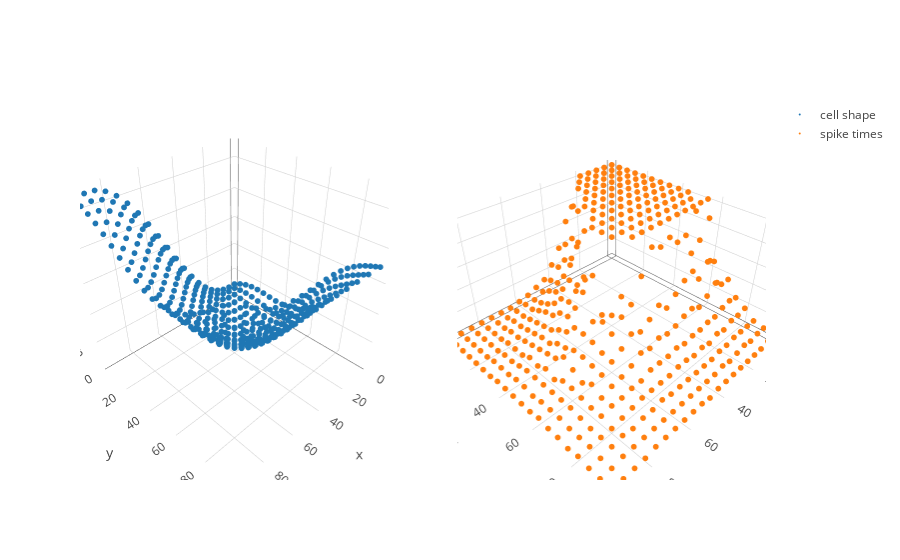

Notebook code for this chart:
### Code cell
X = sim.sim_X_equispaced(D = 2, N_dim = 20, lower=0, upper=100)
f = sim.sim_f(X, rbf, np.log(np.exp(np.array([40., 1.])) + 1), mu = 4.) #- 1e-3*np.sum(np.square(X-50), 1)

lif_gen = LIFSim()
spikes = lif_gen.sim(f)

trace_func = go.Scatter3d(x = X[:,0], y = X[:,1], z=f, mode = 'markers', marker=dict(size = 2,), name = "cell shape")
trace_draws = go.Scatter3d(x = X[:,0], y = X[:,1], z=spikes, mode = 'markers', marker=dict(size = 2,), name = "spike times")
fig = tools.make_subplots(rows=1, cols=2, specs=[[{'is_3d': True}, {'is_3d': True}]])
fig.append_trace(trace_func, 1, 1)
fig.append_trace(trace_draws, 1, 2)
iplot(fig)

### Figure 1 — Plotly figure (JSON) as saved in the notebook; plotly's stock layout.template omitted (floating-point values rounded to 4 significant figures; data arrays with more than 128 entries replaced by an {"elided": "..."} marker saying what was removed)
{"data": [{"marker": {"size": 2}, "mode": "markers", "name": "cell shape", "scene": "scene1", "type": "scatter3d", "x": {"elided": "400 int values"}, "y": {"elided": "400 int values"}, "z": {"elided": "400 float values"}}, {"marker": {"size": 2}, "mode": "markers", "name": "spike times", "scene": "scene2", "type": "scatter3d", "x": {"elided": "400 int values"}, "y": {"elided": "400 int values"}, "z": {"elided": "400 int values"}}], "layout": {"scene1": {"domain": {"x": [0, 0.45], "y": [0, 1]}}, "scene2": {"domain": {"x": [0.55, 1], "y": [0, 1]}}}}
